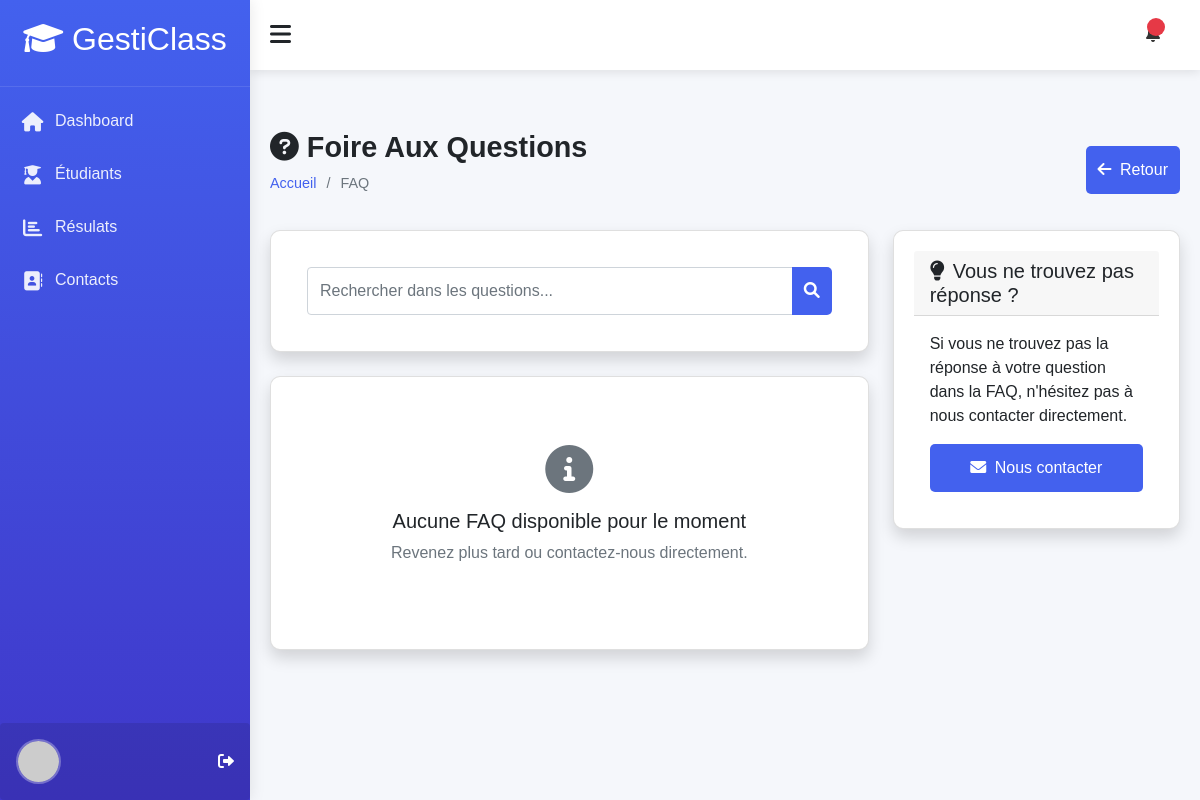
Page /accounts/faq/ on the earlier database version.
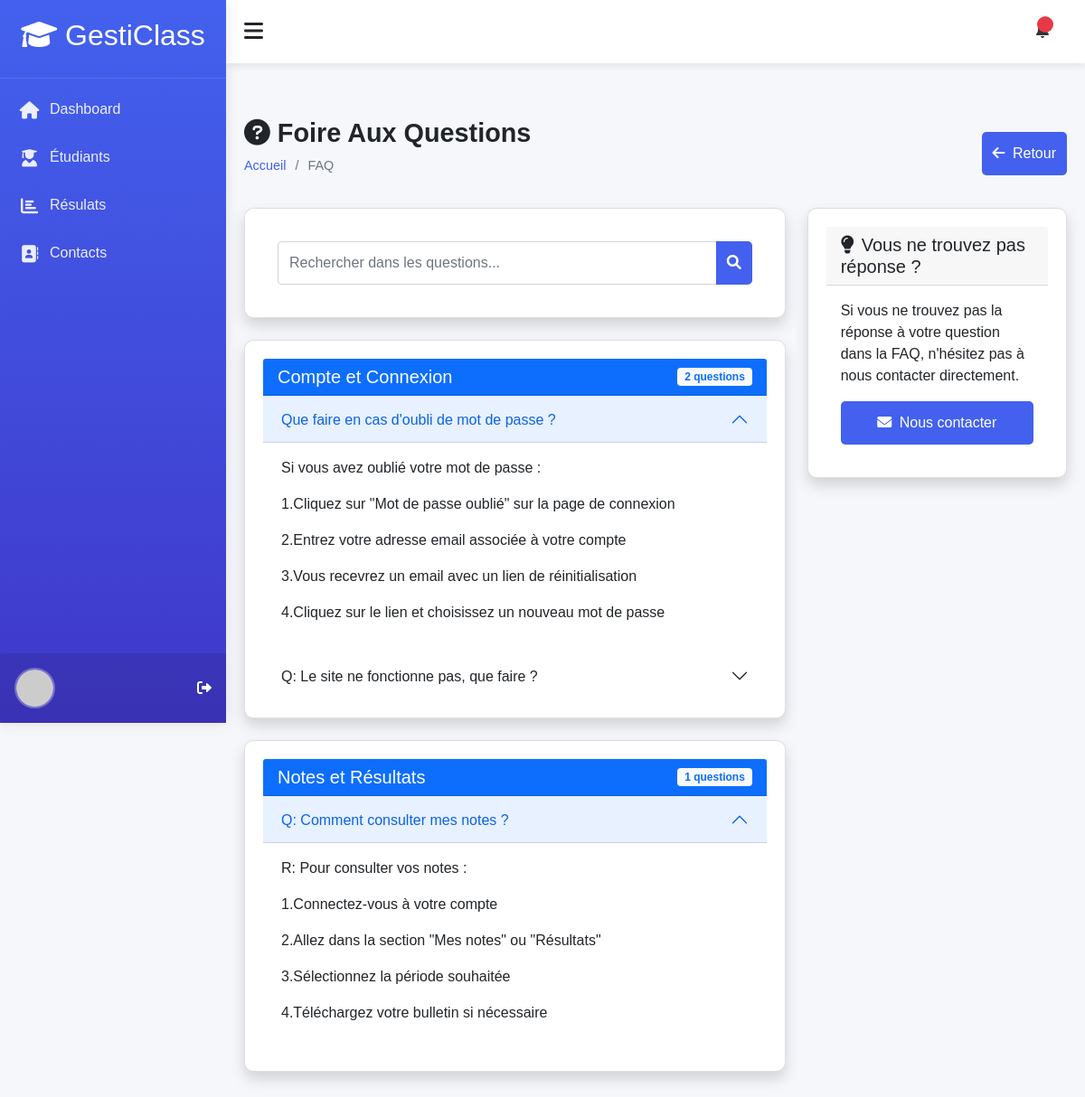
Same page on the later database version.
### accounts/models.py (models this page shows, shortened)
class FAQ(models.Model):
    CATEGORY_CHOICES = (
        ('compte', 'Compte et Connexion'),
        ('notes', 'Notes et Résultats'),
        ('cours', 'Cours et Emploi du temps'),
        ('autres', 'Autres questions'),
    )
    question = models.CharField(max_length=255)
    answer = models.TextField()
    category = models.CharField(max_length=50, choices=CATEGORY_CHOICES)
    order = models.PositiveIntegerField(default=0, help_text="Ordre d'affichage")
    is_active = models.BooleanField(default=True)
    created_at = models.DateTimeField(auto_now_add=True)
    updated_at = models.DateTimeField(auto_now=True)
    class Meta:
        ordering = ['category', 'order', 'question']
        verbose_name = 'FAQ'
        verbose_name_plural = 'FAQs'

### accounts/views.py (the view, shortened to what this page needs)
# urls.py: path('faq/', views.faq_list,
def faq_list(request):
    faqs = FAQ.objects.filter(is_active=True).order_by('category', 'order')
    faqs_by_category = {}
    for faq in faqs:
        if faq.category not in faqs_by_category:
            faqs_by_category[faq.category] = []
        faqs_by_category[faq.category].append(faq)
    if request.method == 'POST':
        form = QuestionForm(request.POST)
        if form.is_valid():
            question = form.save(commit=False)
            if request.user.is_authenticated:
                question.user = request.user
                question.email = request.user.email  # Pré-remplir avec l'email de l'utilisateur
            question.save()
            send_question_notification(question)
            messages.success(request, 'Votre question a été envoyée avec succès! Nous y répondrons bientôt.')
            return redirect('accounts:faq')
    else:
        initial = {}
        if request.user.is_authenticated:
            initial['email'] = request.user.email
        form = QuestionForm(initial=initial)
    search_query = request.GET.get('search', '')
    context = {
        'faqs_by_category': faqs_by_category,
        'form': form,
        'search_query': search_query,
    }
    return render(request, 'contact/faq.html', context)

### accounts/forms.py
class QuestionForm(forms.ModelForm):
    class Meta:
        model = Question
        fields = ['category', 'question', 'email']
        widgets = {
            'category': forms.Select(attrs={'class': 'form-select'}),
            'question': forms.Textarea(attrs={
                'class': 'form-control',
                'rows': 4,
                'placeholder': 'Posez votre question ici...'
            }),
            'email': forms.EmailInput(attrs={
                'class': 'form-control',
                'placeholder': 'votre@email.com'
            }),
        }
        labels = {
            'category': 'Catégorie',
            'question': 'Votre question',
            'email': 'Email',
        }

### accounts/templates/contact/faq.html (shortened to what the changed rows need)
{% extends "models/base.html" %}
{% load static %}
{% block content %}
<div class="content">
    <div class="page-title">
        <div>
            <h2><i class="fas fa-question-circle me-2"></i>Foire Aux Questions</h2>
        </div>
    </div>
    <div class="row">
        <div class="col-md-8">
            {% for category, faqs in faqs_by_category.items %}
            <div class="card shadow mb-4">
                <div class="card-header bg-primary text-white d-flex justify-content-between align-items-center">
                    <h5 class="m-0">{{ faqs.0.get_category_display }}</h5>
                    <span class="badge bg-light text-primary">{{ faqs|length }} questions</span>
                </div>
                <div class="card-body p-0">
                    <div class="accordion" id="accordion{{ forloop.counter }}">
                        {% for faq in faqs %}
                        <div class="accordion-item border-0">
                            <h2 class="accordion-header" id="heading{{ faq.id }}">
                                <button class="accordion-button {% if not forloop.first %}collapsed{% endif %}"
                                        type="button" data-bs-toggle="collapse"
                                        data-bs-target="#collapse{{ faq.id }}"
                                        aria-expanded="{% if forloop.first %}true{% else %}false{% endif %}"
                                        aria-controls="collapse{{ faq.id }}">
                                    {{ faq.question }}
                                </button>
                            </h2>
                            <div id="collapse{{ faq.id }}"
                                 class="accordion-collapse collapse {% if forloop.first %}show{% endif %}"
                                 aria-labelledby="heading{{ faq.id }}"
                                 data-bs-parent="#accordion{{ forloop.counter }}">
                                <div class="accordion-body">
                                    {{ faq.answer|linebreaks }}
                                </div>
                            </div>
                        </div>
                        {% endfor %}
                    </div>
                </div>
            </div>
            {% empty %}
            <div class="card shadow">
                <div class="card-body text-center py-5">
                    <i class="fas fa-info-circle fa-3x text-muted mb-3"></i>
                    <h5>Aucune FAQ disponible pour le moment</h5>
                    <p class="text-muted">Revenez plus tard ou contactez-nous directement.</p>
                </div>
            </div>
            {% endfor %}
        </div>
    </div>
</div>
{% endblock %}

Differences in the rows shown:
added FAQ: category "Compte et Connexion", faqs "2", question "Que faire en cas d'oubli de mot de passe ?", answer "Si vous avez oublié votre mot de passe : 1.Cliquez sur \"Mot de passe oublié\" sur la page de connexion 2.Entrez votre adresse email associée à votre compte 3.Vous recevrez un email avec un lien de réinitialisation 4.Cliquez sur le lien et choisissez un nouveau mot de passe"
added FAQ: question "Q: Le site ne fonctionne pas, que faire ?", shown under "Compte et Connexion"
added FAQ: category "Notes et Résultats", faqs "1", question "Q: Comment consulter mes notes ?", answer "R: Pour consulter vos notes : 1.Connectez-vous à votre compte 2.Allez dans la section \"Mes notes\" ou \"Résultats\" 3.Sélectionnez la période souhaitée 4.Téléchargez votre bulletin si nécessaire"
Other differences:
text no longer shown: "Aucune FAQ disponible pour le moment Revenez plus tard ou contactez-nous directement."
